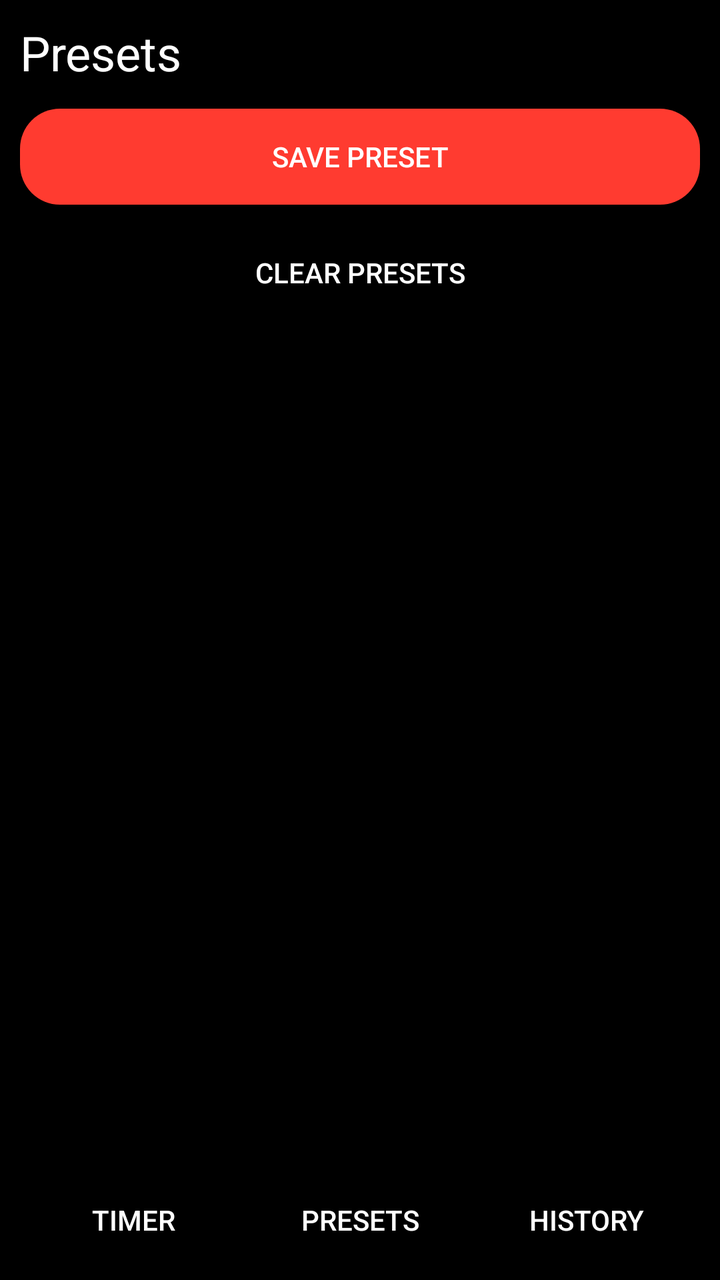
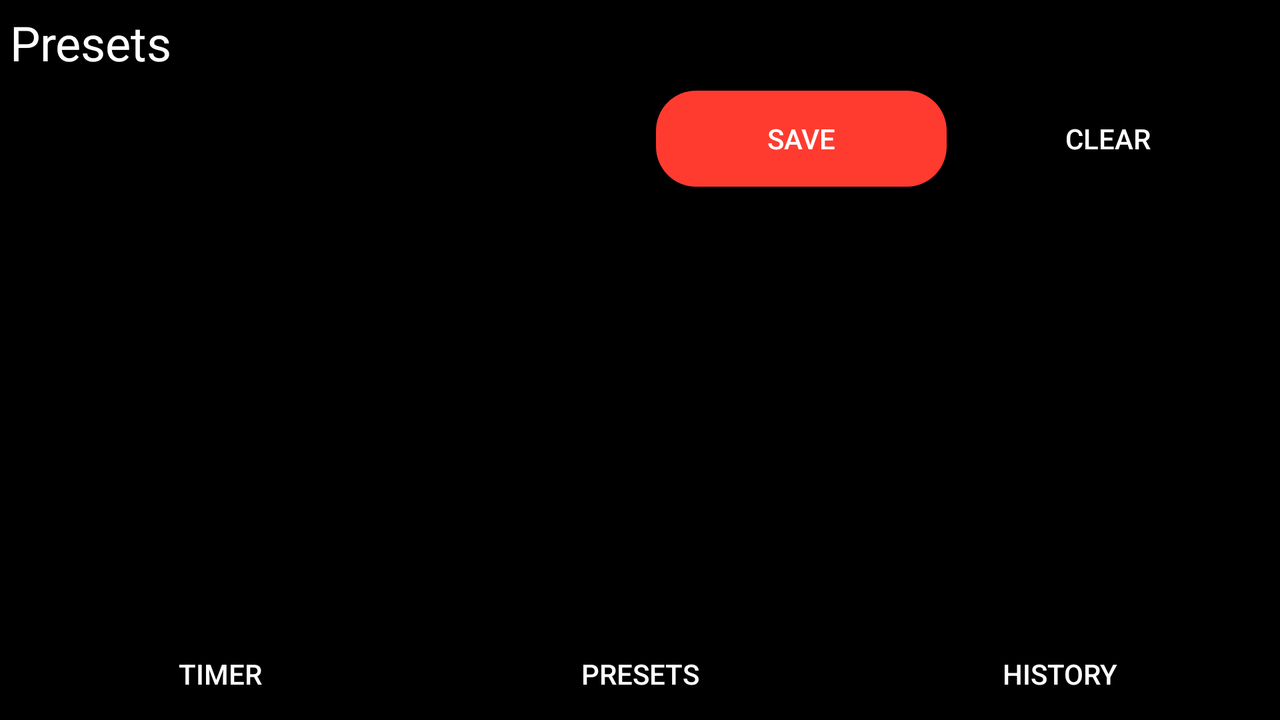

The same Android screen from two of the app's own layout files: first res/layout/ as a phone draws it, then the repository's variant for another configuration, drawn on a device whose configuration selects that folder. Both files follow.
<!-- AndroidManifest.xml: application theme Theme.PulseTimer -->
<!-- res/layout/activity_presets.xml -->
<?xml version="1.0" encoding="utf-8"?>
<LinearLayout
    xmlns:android="http://schemas.android.com/apk/res/android"
    android:background="#000000"
    android:orientation="vertical"
    android:padding="10dp"
    android:layout_width="match_parent"
    android:layout_height="match_parent">

    
    <TextView
        android:id="@+id/tvTitle"
        android:text="@string/presets"
        android:textColor="#FFFFFF"
        android:textSize="24sp"
        android:layout_width="wrap_content"
        android:layout_height="wrap_content"
        android:layout_marginBottom="12dp" />

    
    <FrameLayout
        android:id="@+id/configFragmentContainer"
        android:layout_width="match_parent"
        android:layout_height="wrap_content" />

    
    <Button
        android:id="@+id/btnSavePreset"
        android:layout_width="match_parent"
        android:layout_height="wrap_content"
        android:text="@string/save_preset"
        android:background="@drawable/button_red"
        android:textColor="#FFFFFF"
        android:layout_marginBottom="10dp" />

    
    <Button
        android:id="@+id/btnClearPresets"
        android:layout_width="match_parent"
        android:layout_height="wrap_content"
        android:text="@string/clear_presets"
        android:background="@drawable/button_outline"
        android:textColor="#FFFFFF" />

    
    <androidx.recyclerview.widget.RecyclerView
        android:id="@+id/recyclerPresets"
        android:layout_width="match_parent"
        android:layout_height="0dp"
        android:layout_weight="1"
        android:layout_marginTop="10dp" />

    
    <LinearLayout
        android:layout_width="match_parent"
        android:layout_height="40dp"
        android:orientation="horizontal">

        
        <Button
            android:id="@+id/btnTimer"
            android:layout_width="0dp"
            android:layout_weight="1"
            android:text="@string/timer"
            android:textColor="#FFFFFF"
            android:background="@drawable/button_outline"
            android:layout_height="wrap_content" />

        
        <Button
            android:id="@+id/btnPresets"
            android:layout_width="0dp"
            android:layout_weight="1"
            android:text="@string/presets"
            android:textColor="#FFFFFF"
            android:background="@drawable/button_outline"
            android:layout_height="wrap_content" />

        
        <Button
            android:id="@+id/btnHistory"
            android:layout_width="0dp"
            android:layout_weight="1"
            android:text="@string/history"
            android:textColor="#FFFFFF"
            android:background="@drawable/button_outline"
            android:layout_height="wrap_content" />

    </LinearLayout>

</LinearLayout>
<!-- resources referenced by this layout -->
<resources>
  <!-- drawable button_red (drawable) -->
  <selector xmlns:android="http://schemas.android.com/apk/res/android">
  
      <item>
          <shape>
              <solid android:color="#FF3B30" />
              <corners android:radius="20dp" />
          </shape>
      </item>
  
  </selector>
  <string name="clear_presets">Clear Presets</string>
  <string name="history">History</string>
  <string name="presets">Presets</string>
  <string name="save_preset">Save Preset</string>
  <string name="timer">Timer</string>
  <style name="Theme.PulseTimer" parent="Theme.AppCompat.DayNight.NoActionBar" />
</resources>
<!-- res/layout-land/activity_presets.xml (the repository's variant of the layout above) -->
<!-- drawn on the phone turned sideways -->
<?xml version="1.0" encoding="utf-8"?>
<LinearLayout
    xmlns:android="http://schemas.android.com/apk/res/android"
    android:orientation="vertical"
    android:background="#000000"
    android:padding="5dp"
    android:layout_width="match_parent"
    android:layout_height="match_parent">

    
    <TextView
        android:id="@+id/tvTitle"
        android:text="@string/presets"
        android:textColor="#FFFFFF"
        android:textSize="24sp"
        android:layout_width="wrap_content"
        android:layout_height="wrap_content" />

    <LinearLayout
        android:layout_width="match_parent"
        android:layout_height="0dp"
        android:layout_weight="1"
        android:orientation="horizontal"
        android:padding="8dp">

        
        <FrameLayout
            android:id="@+id/configFragmentContainer"
            android:layout_width="0dp"
            android:layout_weight="1"
            android:layout_height="match_parent" />

        
        <LinearLayout
            android:layout_width="0dp"
            android:layout_weight="1"
            android:layout_height="match_parent"
            android:orientation="vertical"
            android:paddingStart="8dp">

            
            <LinearLayout
                android:layout_width="match_parent"
                android:layout_height="wrap_content"
                android:orientation="horizontal">

                <Button
                    android:id="@+id/btnSavePreset"
                    android:layout_width="0dp"
                    android:layout_weight="1"
                    android:layout_height="wrap_content"
                    android:text="@string/save"
                    android:background="@drawable/button_red"
                    android:textColor="#FFFFFF"
                    android:layout_marginEnd="4dp" />

                <Button
                    android:id="@+id/btnClearPresets"
                    android:layout_width="0dp"
                    android:layout_weight="1"
                    android:layout_height="wrap_content"
                    android:text="@string/clear"
                    android:background="@drawable/button_outline"
                    android:textColor="#FFFFFF"
                    android:layout_marginStart="4dp" />

            </LinearLayout>

            
            <androidx.recyclerview.widget.RecyclerView
                android:id="@+id/recyclerPresets"
                android:layout_width="match_parent"
                android:layout_height="0dp"
                android:layout_weight="1"
                android:paddingTop="8dp" />

        </LinearLayout>

    </LinearLayout>

    
    <LinearLayout
        android:layout_width="match_parent"
        android:layout_height="36dp"
        android:orientation="horizontal">

        
        <Button
            android:id="@+id/btnTimer"
            android:layout_width="0dp"
            android:layout_weight="1"
            android:text="@string/timer"
            android:textColor="#FFFFFF"
            android:background="@drawable/button_outline"
            android:layout_height="wrap_content" />

        
        <Button
            android:id="@+id/btnPresets"
            android:layout_width="0dp"
            android:layout_weight="1"
            android:text="@string/presets"
            android:textColor="#FFFFFF"
            android:background="@drawable/button_outline"
            android:layout_height="wrap_content" />

        
        <Button
            android:id="@+id/btnHistory"
            android:layout_width="0dp"
            android:layout_weight="1"
            android:text="@string/history"
            android:textColor="#FFFFFF"
            android:background="@drawable/button_outline"
            android:layout_height="wrap_content" />

    </LinearLayout>

</LinearLayout>
<!-- resources referenced by the variant -->
<!-- as the phone turned sideways resolves them -->
<resources>
  <!-- drawable button_red (drawable) -->
  <selector xmlns:android="http://schemas.android.com/apk/res/android">
  
      <item>
          <shape>
              <solid android:color="#FF3B30" />
              <corners android:radius="20dp" />
          </shape>
      </item>
  
  </selector>
  <string name="clear">Clear</string>
  <string name="history">History</string>
  <string name="presets">Presets</string>
  <string name="save">Save</string>
  <string name="timer">Timer</string>
  <style name="Theme.PulseTimer" parent="Theme.AppCompat.DayNight.NoActionBar" />
</resources>
